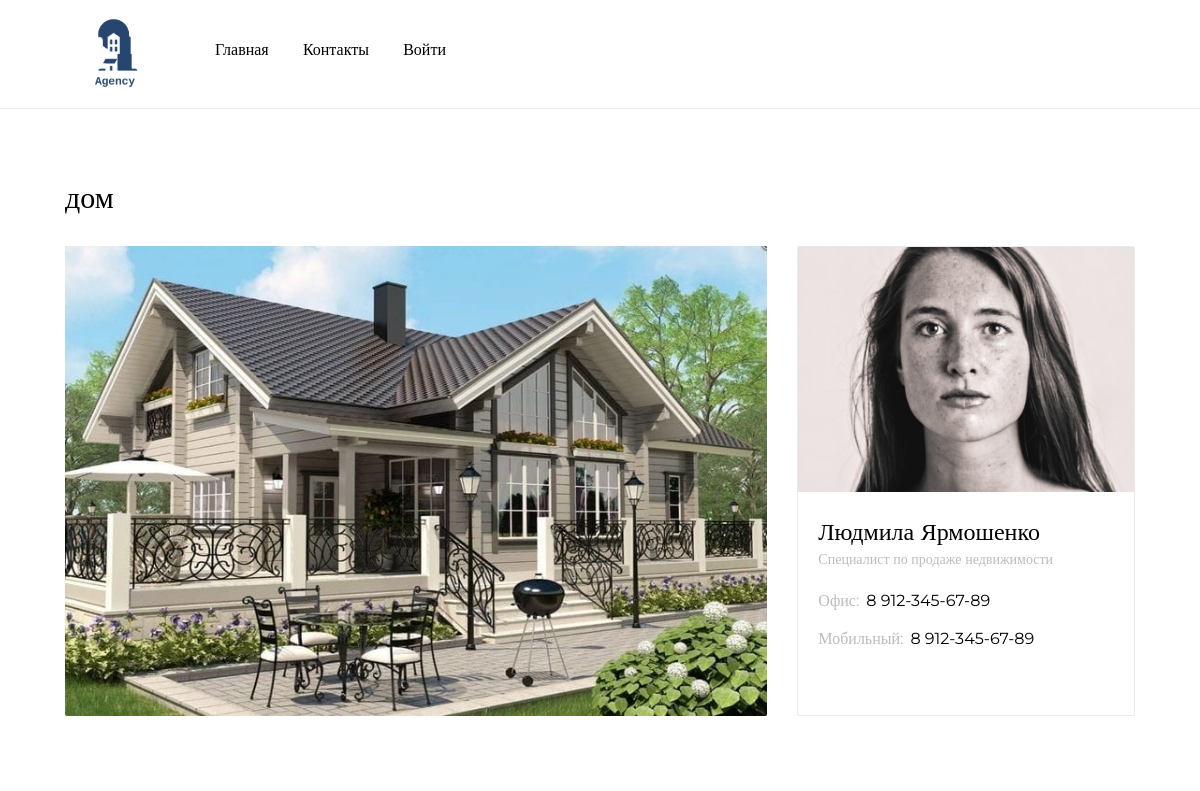
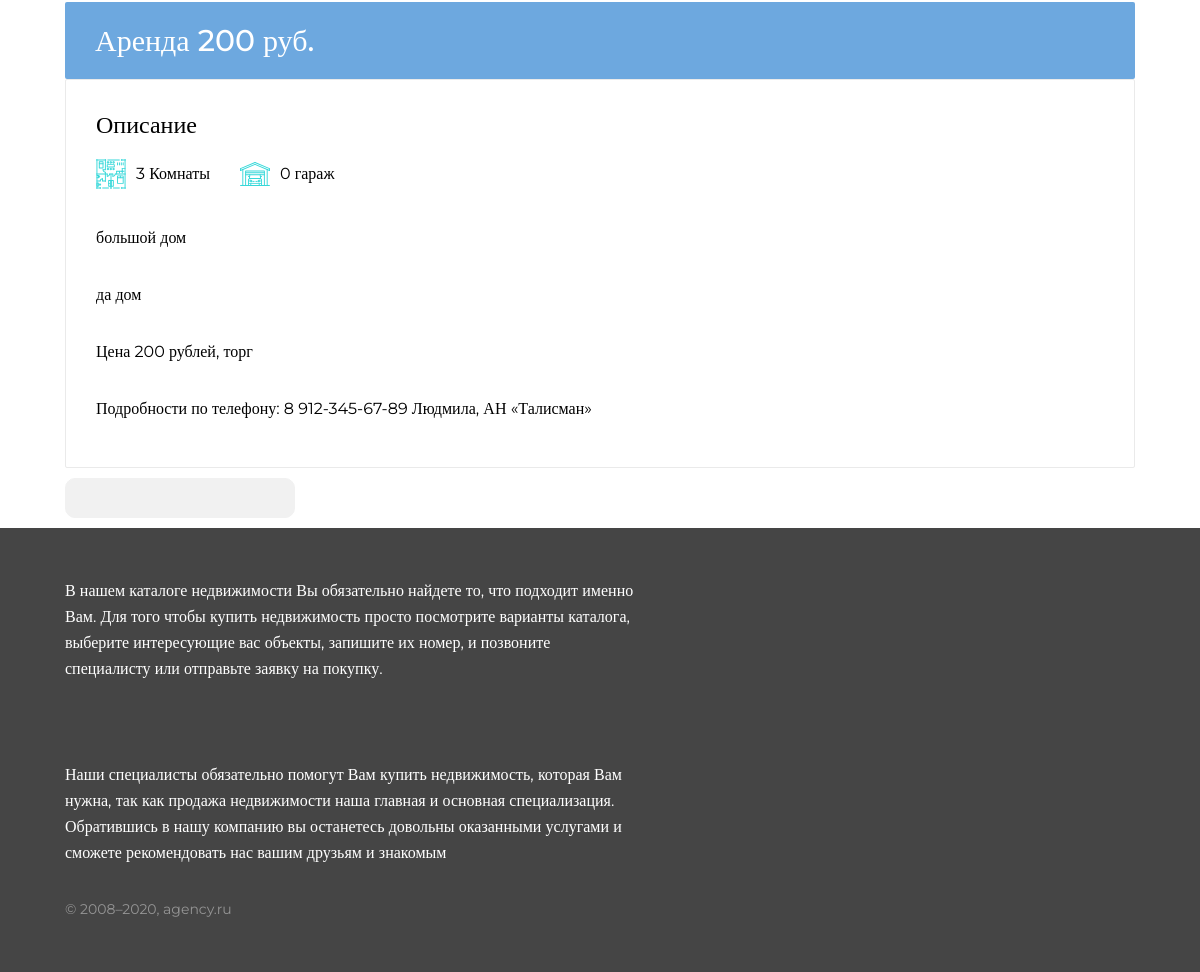
/card1, run on the app's committed database (2 pictures, top to bottom).
### Products/models.py (models this page shows, shortened)
class Product(models.Model):
    title = models.CharField(max_length=50)
    description_main = models.CharField(max_length=30, null=True)
    description = models.CharField(max_length=700)
    adress = models.CharField(max_length=50)
    area = models.IntegerField()
    price = models.IntegerField()
    rooms = models.IntegerField()
    garages = models.IntegerField()
    photo = models.ImageField(upload_to='static/image/products')
    Product_status_choices = [
        ('Аренда','Аренда'),
        ('Продажа','Продажа'),
    ]
    status = models.CharField(max_length=15, choices=Product_status_choices, default='rent')
    pub_date = models.DateField(auto_now=False, auto_now_add=True)
    class Meta:
        ordering = ['-pub_date']

### Products/views.py (the view)
# urls.py: path('card<str:pk>', views.card, name = 'card'),
def card(request, pk):
    page_name = 'card'
    card = Product.objects.get(id=pk)
    context = {
        'card':card,
        'page_name':page_name,
    }
    return render(request, 'card.html', context)

### Products/templates/Products/card.html (shortened to what this page needs)
{% extends 'base.html' %}
{% load static %}
{% block content %}
<main>
	<div class="container">
		<div class="main">
			<h2 class="main-title">{{ card.title }}</h2>
			<div class="image-info">
				<img src= '{{ card.photo.url }}' alt="#" class="card-img">
				<div class="manager-card">
					<img src='{% static "image/manager.png" %}' alt="#" class="manager-img">
					<div class="card-content card-content2">
						<div class="manager-title">Людмила Ярмошенко</div>
						<div class="manager-subtitle">Специалист по продаже недвижимости</div>
						<div class="field">
								<div class="field-tag">Офис:</div>
								<div class="field-text">8 912-345-67-89</div>
							</div>
							<div class="field">
								<div class="field-tag">Мобильный:</div>
								<div class="field-text">8 912-345-67-89</div>
							</div>
					</div>
				</div>
			</div>
			<div class="card-sale"> {{ card.status }} <span>{{ card.price }} руб.</span></div>
			<div class="card-discription">
				<div class="discription-title">Описание</div>
				<div class="card-information">
					<div class="short-info">
						<img src='{% static "image/room.svg" %}' alt="#">
						<span> {{ card.rooms }} Комнаты</span>
					</div>
					<div class="short-info">
						<img src='{% static "image/garage.svg" %}' alt="#">
						<span> {{ card.garages }} гараж</span>
					</div>
				</div>
				<div class="discription-text-block">
					<div class="discription-text"> {{ card.description_main }}</div>
						<div class="discription-text">
							{{ card.description }}
						</div>
					<div class="discription-text">Цена {{ card.price }} рублей, торг</div>
					<div class="discription-text">Подробности по телефону: 8 912-345-67-89 Людмила, АН «Талисман»</div>
				</div>
			</div>
			<form method="POST">
				<input class="message_btn favourites_btn" type="submit" value="{{ value }}">
			</form>
        </div>
    </div>
</main>
{% endblock %}

### static/css/style.css (style rules this page uses)
.container { width: 1170px; margin:auto; font-family: Montserrat; }
body { margin: 0; min-height: 100vh; display: flex; flex-direction: column; }
.main-title { font-family: Montserrat; font-style: normal; font-weight: 500; font-size: 30px; line-height: 37px; color: #000000; margin-bottom: 30px; margin-top: 70px; }
.card-content { margin-left: 20px; padding-bottom: 30px; }
.card-content2 { padding-bottom: 0; }
.field { display: flex; font-family: Montserrat; font-style: normal; font-weight: normal; font-size: 16px; line-height: 26px; color: #000000; }
.field-tag { color: #BCBCBC; margin-right: 7px; margin-bottom: 12px; }
.short-info { display: flex; align-items: center; font-family: Montserrat; font-style: normal; font-weight: normal; font-size: 16px; line-height: 20px; color: #000000; }
.short-info span { margin-left: 10px; }
.short-info:first-child { margin-right: 30px; }
.card-information { display: flex; }
.image-info { display: flex; }
.card-img { width: 770px; height: 470px; background: #C4C4C4; border-radius: 2px; }
.manager-img { background: #C4C4C4; border-radius: 2px 2px 0px 0px; width: 100%; }
.manager-card { border: 1px solid #EAEAEA; box-sizing: border-box; border-radius: 2px; width: 370px; margin-left: 30px; }
.manager-title { font-family: Montserrat; font-style: normal; font-weight: 500; font-size: 24px; line-height: 29px; color: #000000; margin-top: 25px; margin-bottom: 5px; }
.manager-subtitle { font-family: Montserrat; font-style: normal; font-weight: normal; font-size: 14px; line-height: 17px; color: #BCBCBC; margin-bottom: 20px; }
.card-sale { background: #6DA8DF; border-radius: 2px; font-family: Montserrat; font-style: normal; font-weight: 500; font-size: 30px; line-height: 37px; color: #FFFFFF; padding: 20px 0; padding-left: 30px; margin-top: 77px; }
.card-discription { border: 1px solid #EAEAEA; box-sizing: border-box; border-radius: 2px; padding-left: 30px; padding-top: 30px; }
.discription-title { font-family: Montserrat; font-style: normal; font-weight: 500; font-size: 24px; line-height: 29px; color: #000000; margin-bottom: 20px; }
.discription-text { font-family: Montserrat; font-style: normal; font-weight: normal; font-size: 16px; line-height: 57px; color: #000000; }
.discription-text-block { margin-top: 20px; padding-bottom: 30px; }
.message_btn { width: 230px; height: 40px; margin-bottom: 10px; border-radius: 10px; border: 1px solid #f1f1f1; background-color: #f1f1f1; font-size: 18px; font-family: inherit; transition: 1s ease; }
.favourites_btn { margin-top: 10px; }
@media (max-width: 1260px) { .container { max-width: 1070px; margin: auto; } }

### data on the page
Product: title "дом", photo (picture), status "Аренда", price "200", rooms "3", garages "0", description_main "большой дом", description "да дом"
